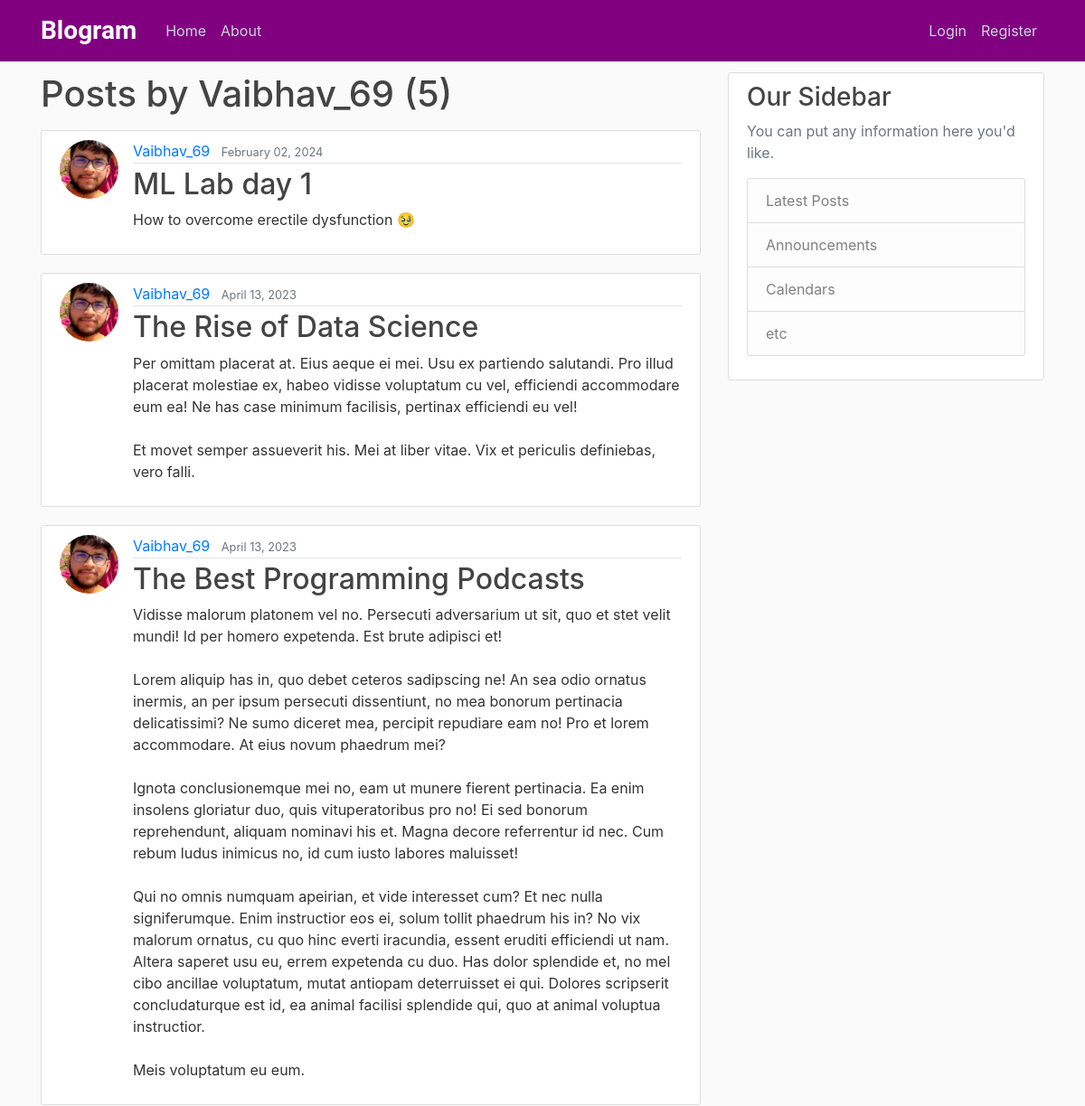
The app's page /user/Vaibhav_69 (upper part), older data.
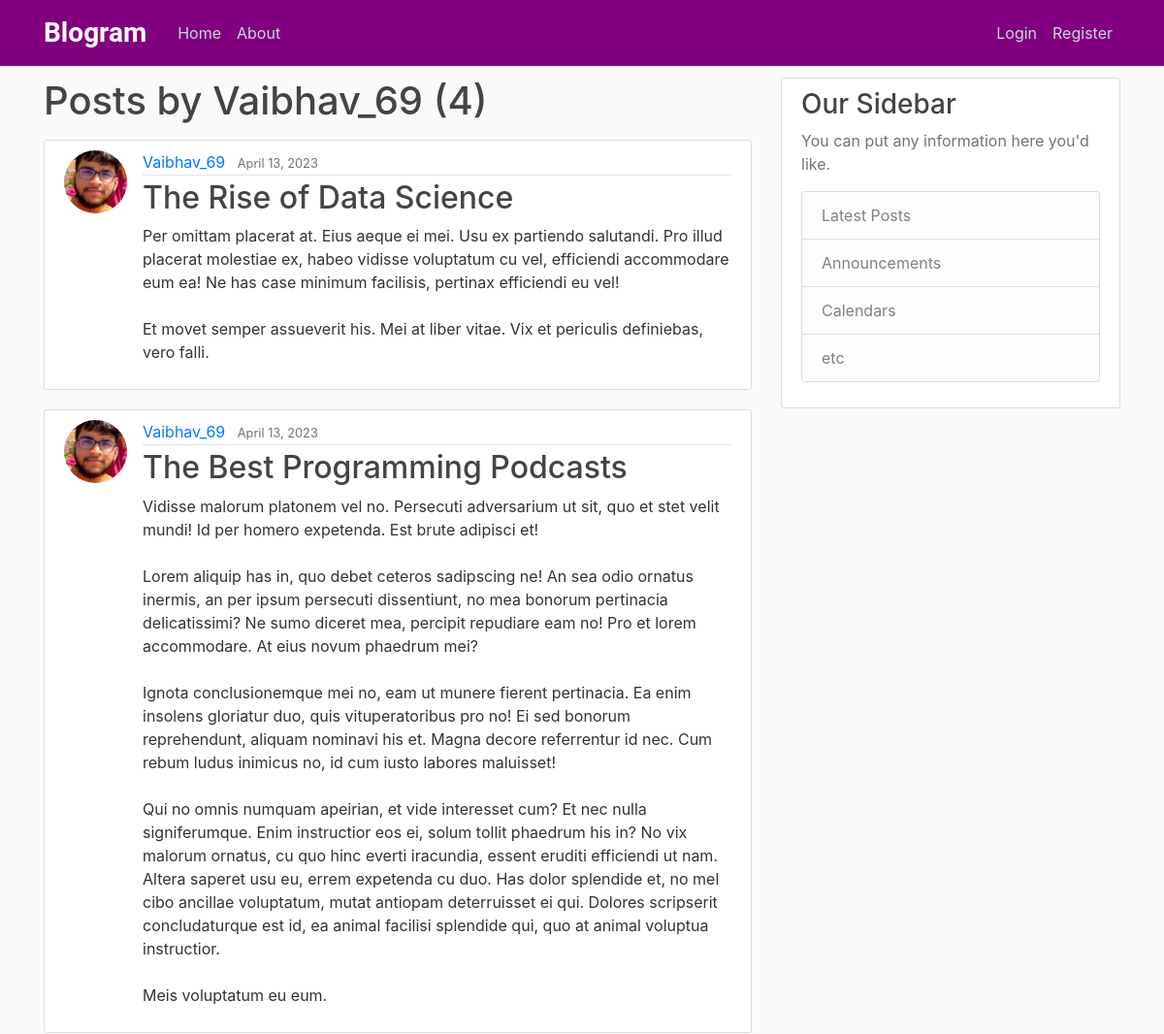
The same page, newer data.
### blog/models.py (models this page shows, shortened)
class Post(models.Model):
    title = models.CharField(max_length=100)
    content = models.TextField()
    date_posted = models.DateTimeField(default=timezone.now)
    author = models.ForeignKey(User, on_delete=models.CASCADE, db_constraint=False)

### users/models.py (models this page shows, shortened)
class Profile(models.Model):
    user = models.OneToOneField(User, on_delete=models.CASCADE)
    image = models.ImageField(default = 'default.jpg', upload_to='profile_pics')

### blog/views.py (the view)
# urls.py: path('user/<str:username>', UserPostListView.as_view(), name='user-posts'),
class UserPostListView(ListView):
    model = Post
    template_name = 'blog/user_posts.html'  # <app>/<model>_<viewtype>.html
    context_object_name = 'posts'
    paginate_by = 5
    def get_queryset(self):
        user = get_object_or_404(User, username=self.kwargs.get('username'))
        return Post.objects.filter(author=user).order_by('-date_posted')

### blog/templates/blog/user_posts.html (shortened to what this page needs)
{% extends "blog/base.html" %}
{% block content %}
    <h1 class="mb-3">Posts by {{ view.kwargs.username }} ({{ page_obj.paginator.count }})</h1>
    {% for post in posts %}
        <article class="media content-section">
          <img class="rounded-circle article-img" src="{{ post.author.profile.image.url }}">
          <div class="media-body">
            <div class="article-metadata">
              <a class="mr-2" href="{% url 'user-posts' post.author.username %}">{{ post.author }}</a>
              <small class="text-muted">{{ post.date_posted|date:"F d, Y" }}</small>
            </div>
            <h2><a class="article-title" href="{% url 'post-detail' post.id %}">{{ post.title }}</a></h2>
            <p class="article-content">{{ post.content }}</p>
          </div>
        </article>
    {% endfor %}
{% endblock content %}

Row changes from the older to the newer data that the page shows:
removed Post: author.profile.image (picture), author "Vaibhav_69", date_posted "February 02, 2024", title "ML Lab day 1", content "How to overcome erectile dysfunction 🥹"
Text that changed along with them:
{{ page_obj.paginator.count }}: "5" → "4"
